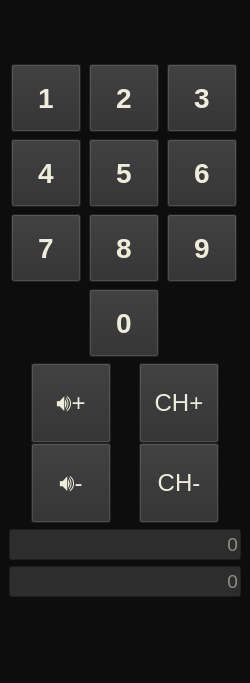
<?xml version="1.0" encoding="UTF-8"?>
<ui version="4.0">
 <class>MainWindow</class>
 <widget class="QMainWindow" name="MainWindow">
  <property name="geometry">
   <rect>
    <x>0</x>
    <y>0</y>
    <width>250</width>
    <height>683</height>
   </rect>
  </property>
  <property name="sizePolicy">
   <sizepolicy hsizetype="Fixed" vsizetype="Fixed">
    <horstretch>0</horstretch>
    <verstretch>0</verstretch>
   </sizepolicy>
  </property>
  <property name="minimumSize">
   <size>
    <width>250</width>
    <height>683</height>
   </size>
  </property>
  <property name="maximumSize">
   <size>
    <width>250</width>
    <height>683</height>
   </size>
  </property>
  <property name="windowTitle">
   <string>MainWindow</string>
  </property>
  <property name="styleSheet">
   <string notr="true">background-color: rgb(13, 13, 13)</string>
  </property>
  <widget class="QWidget" name="centralwidget">
   <layout class="QGridLayout" name="gridLayout_2">
    <item row="0" column="0">
     <layout class="QVBoxLayout" name="verticalLayout">
      <property name="sizeConstraint">
       <enum>QLayout::SetFixedSize</enum>
      </property>
      <property name="topMargin">
       <number>25</number>
      </property>
      <property name="bottomMargin">
       <number>25</number>
      </property>
      <item>
       <layout class="QGridLayout" name="gridLayout">
        <property name="sizeConstraint">
         <enum>QLayout::SetDefaultConstraint</enum>
        </property>
        <property name="verticalSpacing">
         <number>7</number>
        </property>
        <item row="1" column="2">
         <widget class="QPushButton" name="pushButton_6">
          <property name="sizePolicy">
           <sizepolicy hsizetype="Fixed" vsizetype="Fixed">
            <horstretch>0</horstretch>
            <verstretch>0</verstretch>
           </sizepolicy>
          </property>
          <property name="minimumSize">
           <size>
            <width>70</width>
            <height>68</height>
           </size>
          </property>
          <property name="maximumSize">
           <size>
            <width>68</width>
            <height>16777215</height>
           </size>
          </property>
          <property name="font">
           <font>
            <pointsize>21</pointsize>
            <bold>true</bold>
            <kerning>true</kerning>
           </font>
          </property>
          <property name="styleSheet">
           <string notr="true">background-color: rgb(45, 45, 45);
color: rgb(238, 237, 219)</string>
          </property>
          <property name="text">
           <string>6</string>
          </property>
         </widget>
        </item>
        <item row="1" column="0">
         <widget class="QPushButton" name="pushButton_4">
          <property name="sizePolicy">
           <sizepolicy hsizetype="Fixed" vsizetype="Fixed">
            <horstretch>0</horstretch>
            <verstretch>0</verstretch>
           </sizepolicy>
          </property>
          <property name="minimumSize">
           <size>
            <width>70</width>
            <height>68</height>
           </size>
          </property>
          <property name="maximumSize">
           <size>
            <width>68</width>
            <height>16777215</height>
           </size>
          </property>
          <property name="font">
           <font>
            <pointsize>21</pointsize>
            <bold>true</bold>
            <kerning>true</kerning>
           </font>
          </property>
          <property name="styleSheet">
           <string notr="true">background-color: rgb(45, 45, 45);
color: rgb(238, 237, 219)</string>
          </property>
          <property name="text">
           <string>4</string>
          </property>
         </widget>
        </item>
        <item row="2" column="0">
         <widget class="QPushButton" name="pushButton_7">
          <property name="sizePolicy">
           <sizepolicy hsizetype="Fixed" vsizetype="Fixed">
            <horstretch>0</horstretch>
            <verstretch>0</verstretch>
           </sizepolicy>
          </property>
          <property name="minimumSize">
           <size>
            <width>70</width>
            <height>68</height>
           </size>
          </property>
          <property name="maximumSize">
           <size>
            <width>68</width>
            <height>16777215</height>
           </size>
          </property>
          <property name="font">
           <font>
            <pointsize>21</pointsize>
            <bold>true</bold>
            <kerning>true</kerning>
           </font>
          </property>
          <property name="styleSheet">
           <string notr="true">background-color: rgb(45, 45, 45);
color: rgb(238, 237, 219)</string>
          </property>
          <property name="text">
           <string>7</string>
          </property>
         </widget>
        </item>
        <item row="1" column="1">
         <widget class="QPushButton" name="pushButton_5">
          <property name="sizePolicy">
           <sizepolicy hsizetype="Fixed" vsizetype="Fixed">
            <horstretch>0</horstretch>
            <verstretch>0</verstretch>
           </sizepolicy>
          </property>
          <property name="minimumSize">
           <size>
            <width>70</width>
            <height>68</height>
           </size>
          </property>
          <property name="maximumSize">
           <size>
            <width>68</width>
            <height>16777215</height>
           </size>
          </property>
          <property name="font">
           <font>
            <pointsize>21</pointsize>
            <bold>true</bold>
            <kerning>true</kerning>
           </font>
          </property>
          <property name="styleSheet">
           <string notr="true">background-color: rgb(45, 45, 45);
color: rgb(238, 237, 219)</string>
          </property>
          <property name="text">
           <string>5</string>
          </property>
         </widget>
        </item>
        <item row="0" column="2">
         <widget class="QPushButton" name="pushButton_3">
          <property name="sizePolicy">
           <sizepolicy hsizetype="Fixed" vsizetype="Fixed">
            <horstretch>0</horstretch>
            <verstretch>0</verstretch>
           </sizepolicy>
          </property>
          <property name="minimumSize">
           <size>
            <width>70</width>
            <height>68</height>
           </size>
          </property>
          <property name="maximumSize">
           <size>
            <width>68</width>
            <height>16777215</height>
           </size>
          </property>
          <property name="font">
           <font>
            <pointsize>21</pointsize>
            <bold>true</bold>
            <kerning>true</kerning>
           </font>
          </property>
          <property name="styleSheet">
           <string notr="true">background-color: rgb(45, 45, 45);
color: rgb(238, 237, 219)</string>
          </property>
          <property name="text">
           <string>3</string>
          </property>
         </widget>
        </item>
        <item row="0" column="1">
         <widget class="QPushButton" name="pushButton_2">
          <property name="sizePolicy">
           <sizepolicy hsizetype="Fixed" vsizetype="Fixed">
            <horstretch>0</horstretch>
            <verstretch>0</verstretch>
           </sizepolicy>
          </property>
          <property name="minimumSize">
           <size>
            <width>70</width>
            <height>68</height>
           </size>
          </property>
          <property name="maximumSize">
           <size>
            <width>68</width>
            <height>16777215</height>
           </size>
          </property>
          <property name="font">
           <font>
            <pointsize>21</pointsize>
            <bold>true</bold>
            <kerning>true</kerning>
           </font>
          </property>
          <property name="styleSheet">
           <string notr="true">background-color: rgb(45, 45, 45);
color: rgb(238, 237, 219)</string>
          </property>
          <property name="text">
           <string>2</string>
          </property>
         </widget>
        </item>
        <item row="2" column="2">
         <widget class="QPushButton" name="pushButton_9">
          <property name="sizePolicy">
           <sizepolicy hsizetype="Fixed" vsizetype="Fixed">
            <horstretch>0</horstretch>
            <verstretch>0</verstretch>
           </sizepolicy>
          </property>
          <property name="minimumSize">
           <size>
            <width>70</width>
            <height>68</height>
           </size>
          </property>
          <property name="maximumSize">
           <size>
            <width>68</width>
            <height>16777215</height>
           </size>
          </property>
          <property name="font">
           <font>
            <pointsize>21</pointsize>
            <bold>true</bold>
            <kerning>true</kerning>
           </font>
          </property>
          <property name="styleSheet">
           <string notr="true">background-color: rgb(45, 45, 45);
color: rgb(238, 237, 219)</string>
          </property>
          <property name="text">
           <string>9</string>
          </property>
         </widget>
        </item>
        <item row="0" column="0">
         <widget class="QPushButton" name="pushButton_1">
          <property name="sizePolicy">
           <sizepolicy hsizetype="Fixed" vsizetype="Fixed">
            <horstretch>0</horstretch>
            <verstretch>0</verstretch>
           </sizepolicy>
          </property>
          <property name="minimumSize">
           <size>
            <width>70</width>
            <height>68</height>
           </size>
          </property>
          <property name="maximumSize">
           <size>
            <width>68</width>
            <height>16777215</height>
           </size>
          </property>
          <property name="font">
           <font>
            <pointsize>21</pointsize>
            <bold>true</bold>
            <kerning>true</kerning>
           </font>
          </property>
          <property name="styleSheet">
           <string notr="true">background-color: rgb(45, 45, 45);
color: rgb(238, 237, 219)</string>
          </property>
          <property name="text">
           <string>1</string>
          </property>
         </widget>
        </item>
        <item row="2" column="1">
         <widget class="QPushButton" name="pushButton_8">
          <property name="sizePolicy">
           <sizepolicy hsizetype="Fixed" vsizetype="Fixed">
            <horstretch>0</horstretch>
            <verstretch>0</verstretch>
           </sizepolicy>
          </property>
          <property name="minimumSize">
           <size>
            <width>70</width>
            <height>68</height>
           </size>
          </property>
          <property name="maximumSize">
           <size>
            <width>68</width>
            <height>16777215</height>
           </size>
          </property>
          <property name="font">
           <font>
            <pointsize>21</pointsize>
            <bold>true</bold>
            <kerning>true</kerning>
           </font>
          </property>
          <property name="styleSheet">
           <string notr="true">background-color: rgb(45, 45, 45);
color: rgb(238, 237, 219)</string>
          </property>
          <property name="text">
           <string>8</string>
          </property>
         </widget>
        </item>
        <item row="3" column="1">
         <widget class="QPushButton" name="pushButton_0">
          <property name="sizePolicy">
           <sizepolicy hsizetype="Fixed" vsizetype="Fixed">
            <horstretch>0</horstretch>
            <verstretch>0</verstretch>
           </sizepolicy>
          </property>
          <property name="minimumSize">
           <size>
            <width>70</width>
            <height>68</height>
           </size>
          </property>
          <property name="maximumSize">
           <size>
            <width>68</width>
            <height>16777215</height>
           </size>
          </property>
          <property name="font">
           <font>
            <pointsize>21</pointsize>
            <bold>true</bold>
            <kerning>true</kerning>
           </font>
          </property>
          <property name="styleSheet">
           <string notr="true">background-color: rgb(45, 45, 45);
color: rgb(238, 237, 219)</string>
          </property>
          <property name="text">
           <string>0</string>
          </property>
         </widget>
        </item>
       </layout>
      </item>
      <item>
       <layout class="QGridLayout" name="gridLayout_3">
        <property name="sizeConstraint">
         <enum>QLayout::SetFixedSize</enum>
        </property>
        <property name="verticalSpacing">
         <number>0</number>
        </property>
        <item row="1" column="0">
         <widget class="QPushButton" name="volumeMinus">
          <property name="sizePolicy">
           <sizepolicy hsizetype="Fixed" vsizetype="Fixed">
            <horstretch>0</horstretch>
            <verstretch>0</verstretch>
           </sizepolicy>
          </property>
          <property name="minimumSize">
           <size>
            <width>70</width>
            <height>80</height>
           </size>
          </property>
          <property name="maximumSize">
           <size>
            <width>80</width>
            <height>16777215</height>
           </size>
          </property>
          <property name="font">
           <font>
            <pointsize>18</pointsize>
            <bold>false</bold>
            <kerning>true</kerning>
           </font>
          </property>
          <property name="styleSheet">
           <string notr="true">background-color: rgb(45, 45, 45);
color: rgb(238, 237, 219)</string>
          </property>
          <property name="text">
           <string>🔊-</string>
          </property>
         </widget>
        </item>
        <item row="0" column="0">
         <widget class="QPushButton" name="volumePlus">
          <property name="sizePolicy">
           <sizepolicy hsizetype="Fixed" vsizetype="Fixed">
            <horstretch>0</horstretch>
            <verstretch>0</verstretch>
           </sizepolicy>
          </property>
          <property name="minimumSize">
           <size>
            <width>70</width>
            <height>80</height>
           </size>
          </property>
          <property name="maximumSize">
           <size>
            <width>80</width>
            <height>16777215</height>
           </size>
          </property>
          <property name="font">
           <font>
            <pointsize>18</pointsize>
            <bold>false</bold>
            <kerning>true</kerning>
           </font>
          </property>
          <property name="styleSheet">
           <string notr="true">background-color: rgb(45, 45, 45);
color: rgb(238, 237, 219)</string>
          </property>
          <property name="text">
           <string>🔊+</string>
          </property>
         </widget>
        </item>
        <item row="0" column="1">
         <widget class="QPushButton" name="channelPlus">
          <property name="sizePolicy">
           <sizepolicy hsizetype="Fixed" vsizetype="Fixed">
            <horstretch>0</horstretch>
            <verstretch>0</verstretch>
           </sizepolicy>
          </property>
          <property name="minimumSize">
           <size>
            <width>70</width>
            <height>80</height>
           </size>
          </property>
          <property name="maximumSize">
           <size>
            <width>80</width>
            <height>16777215</height>
           </size>
          </property>
          <property name="font">
           <font>
            <pointsize>18</pointsize>
            <bold>false</bold>
            <kerning>true</kerning>
           </font>
          </property>
          <property name="styleSheet">
           <string notr="true">background-color: rgb(45, 45, 45);
color: rgb(238, 237, 219)</string>
          </property>
          <property name="text">
           <string>CH+</string>
          </property>
         </widget>
        </item>
        <item row="1" column="1">
         <widget class="QPushButton" name="channelMinus">
          <property name="sizePolicy">
           <sizepolicy hsizetype="Fixed" vsizetype="Fixed">
            <horstretch>0</horstretch>
            <verstretch>0</verstretch>
           </sizepolicy>
          </property>
          <property name="minimumSize">
           <size>
            <width>70</width>
            <height>80</height>
           </size>
          </property>
          <property name="maximumSize">
           <size>
            <width>80</width>
            <height>16777215</height>
           </size>
          </property>
          <property name="font">
           <font>
            <pointsize>18</pointsize>
            <bold>false</bold>
            <kerning>true</kerning>
           </font>
          </property>
          <property name="styleSheet">
           <string notr="true">background-color: rgb(45, 45, 45);
color: rgb(238, 237, 219)</string>
          </property>
          <property name="text">
           <string>CH-</string>
          </property>
         </widget>
        </item>
       </layout>
      </item>
      <item>
       <widget class="QLineEdit" name="volumeDisplay">
        <property name="font">
         <font>
          <pointsize>14</pointsize>
         </font>
        </property>
        <property name="styleSheet">
         <string notr="true">background-color: rgb(45, 45, 45);
color: rgb(238, 237, 219)</string>
        </property>
        <property name="alignment">
         <set>Qt::AlignRight|Qt::AlignTrailing|Qt::AlignVCenter</set>
        </property>
        <property name="placeholderText">
         <string>0</string>
        </property>
       </widget>
      </item>
      <item>
       <widget class="QLineEdit" name="channelDisplay">
        <property name="font">
         <font>
          <pointsize>14</pointsize>
         </font>
        </property>
        <property name="styleSheet">
         <string notr="true">background-color: rgb(45, 45, 45);
color: rgb(238, 237, 219)</string>
        </property>
        <property name="alignment">
         <set>Qt::AlignRight|Qt::AlignTrailing|Qt::AlignVCenter</set>
        </property>
        <property name="placeholderText">
         <string>0</string>
        </property>
       </widget>
      </item>
     </layout>
    </item>
   </layout>
  </widget>
  <widget class="QMenuBar" name="menubar">
   <property name="geometry">
    <rect>
     <x>0</x>
     <y>0</y>
     <width>250</width>
     <height>26</height>
    </rect>
   </property>
  </widget>
  <widget class="QStatusBar" name="statusbar"/>
 </widget>
 <resources/>
 <connections>
  <connection>
   <sender>pushButton_1</sender>
   <signal>clicked()</signal>
   <receiver>MainWindow</receiver>
   <slot>select1()</slot>
   <hints>
    <hint type="sourcelabel">
     <x>37</x>
     <y>92</y>
    </hint>
    <hint type="destinationlabel">
     <x>55</x>
     <y>40</y>
    </hint>
   </hints>
  </connection>
  <connection>
   <sender>pushButton_2</sender>
   <signal>clicked()</signal>
   <receiver>MainWindow</receiver>
   <slot>select2()</slot>
   <hints>
    <hint type="sourcelabel">
     <x>131</x>
     <y>84</y>
    </hint>
    <hint type="destinationlabel">
     <x>161</x>
     <y>26</y>
    </hint>
   </hints>
  </connection>
  <connection>
   <sender>pushButton_3</sender>
   <signal>clicked()</signal>
   <receiver>MainWindow</receiver>
   <slot>select3()</slot>
   <hints>
    <hint type="sourcelabel">
     <x>221</x>
     <y>70</y>
    </hint>
    <hint type="destinationlabel">
     <x>230</x>
     <y>48</y>
    </hint>
   </hints>
  </connection>
  <connection>
   <sender>pushButton_4</sender>
   <signal>clicked()</signal>
   <receiver>MainWindow</receiver>
   <slot>select4()</slot>
   <hints>
    <hint type="sourcelabel">
     <x>55</x>
     <y>162</y>
    </hint>
    <hint type="destinationlabel">
     <x>29</x>
     <y>319</y>
    </hint>
   </hints>
  </connection>
  <connection>
   <sender>pushButton_5</sender>
   <signal>clicked()</signal>
   <receiver>MainWindow</receiver>
   <slot>select5()</slot>
   <hints>
    <hint type="sourcelabel">
     <x>112</x>
     <y>177</y>
    </hint>
    <hint type="destinationlabel">
     <x>75</x>
     <y>312</y>
    </hint>
   </hints>
  </connection>
  <connection>
   <sender>pushButton_6</sender>
   <signal>clicked()</signal>
   <receiver>MainWindow</receiver>
   <slot>select6()</slot>
   <hints>
    <hint type="sourcelabel">
     <x>184</x>
     <y>163</y>
    </hint>
    <hint type="destinationlabel">
     <x>189</x>
     <y>312</y>
    </hint>
   </hints>
  </connection>
  <connection>
   <sender>pushButton_7</sender>
   <signal>clicked()</signal>
   <receiver>MainWindow</receiver>
   <slot>select7()</slot>
   <hints>
    <hint type="sourcelabel">
     <x>32</x>
     <y>258</y>
    </hint>
    <hint type="destinationlabel">
     <x>50</x>
     <y>343</y>
    </hint>
   </hints>
  </connection>
  <connection>
   <sender>pushButton_8</sender>
   <signal>clicked()</signal>
   <receiver>MainWindow</receiver>
   <slot>select8()</slot>
   <hints>
    <hint type="sourcelabel">
     <x>140</x>
     <y>250</y>
    </hint>
    <hint type="destinationlabel">
     <x>178</x>
     <y>344</y>
    </hint>
   </hints>
  </connection>
  <connection>
   <sender>pushButton_9</sender>
   <signal>clicked()</signal>
   <receiver>MainWindow</receiver>
   <slot>select9()</slot>
   <hints>
    <hint type="sourcelabel">
     <x>211</x>
     <y>247</y>
    </hint>
    <hint type="destinationlabel">
     <x>227</x>
     <y>365</y>
    </hint>
   </hints>
  </connection>
  <connection>
   <sender>pushButton_0</sender>
   <signal>clicked()</signal>
   <receiver>MainWindow</receiver>
   <slot>select0()</slot>
   <hints>
    <hint type="sourcelabel">
     <x>141</x>
     <y>336</y>
    </hint>
    <hint type="destinationlabel">
     <x>236</x>
     <y>416</y>
    </hint>
   </hints>
  </connection>
  <connection>
   <sender>volumePlus</sender>
   <signal>clicked()</signal>
   <receiver>MainWindow</receiver>
   <slot>volumeUp()</slot>
   <hints>
    <hint type="sourcelabel">
     <x>45</x>
     <y>387</y>
    </hint>
    <hint type="destinationlabel">
     <x>18</x>
     <y>389</y>
    </hint>
   </hints>
  </connection>
  <connection>
   <sender>volumeMinus</sender>
   <signal>clicked()</signal>
   <receiver>MainWindow</receiver>
   <slot>volumeDown()</slot>
   <hints>
    <hint type="sourcelabel">
     <x>44</x>
     <y>475</y>
    </hint>
    <hint type="destinationlabel">
     <x>10</x>
     <y>479</y>
    </hint>
   </hints>
  </connection>
  <connection>
   <sender>channelPlus</sender>
   <signal>clicked()</signal>
   <receiver>MainWindow</receiver>
   <slot>channelUp()</slot>
   <hints>
    <hint type="sourcelabel">
     <x>156</x>
     <y>420</y>
    </hint>
    <hint type="destinationlabel">
     <x>231</x>
     <y>455</y>
    </hint>
   </hints>
  </connection>
  <connection>
   <sender>channelMinus</sender>
   <signal>clicked()</signal>
   <receiver>MainWindow</receiver>
   <slot>channelDown()</slot>
   <hints>
    <hint type="sourcelabel">
     <x>176</x>
     <y>496</y>
    </hint>
    <hint type="destinationlabel">
     <x>226</x>
     <y>501</y>
    </hint>
   </hints>
  </connection>
 </connections>
 <slots>
  <slot>select1()</slot>
  <slot>select2()</slot>
  <slot>select3()</slot>
  <slot>select4()</slot>
  <slot>select5()</slot>
  <slot>select6()</slot>
  <slot>select7()</slot>
  <slot>select8()</slot>
  <slot>select9()</slot>
  <slot>select0()</slot>
  <slot>volumeDown()</slot>
  <slot>volumeUp()</slot>
  <slot>channelDown()</slot>
  <slot>channelUp()</slot>
 </slots>
</ui>
